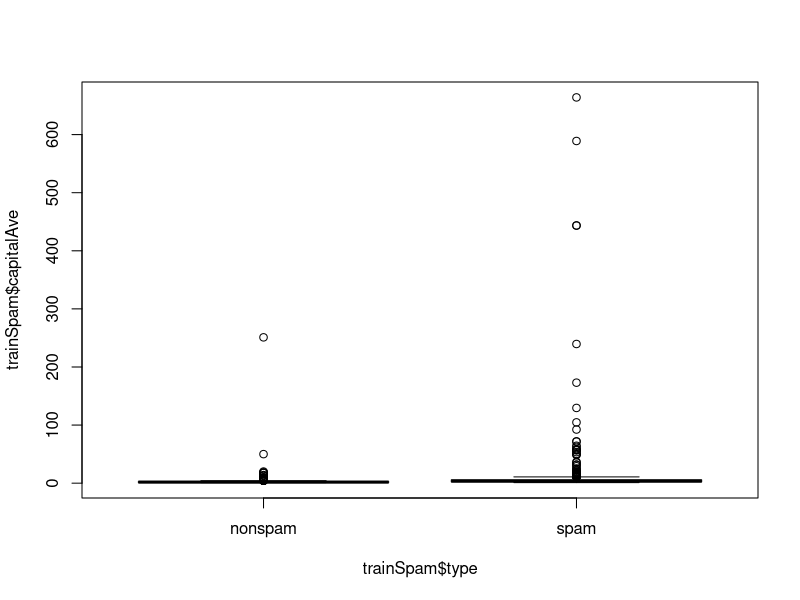
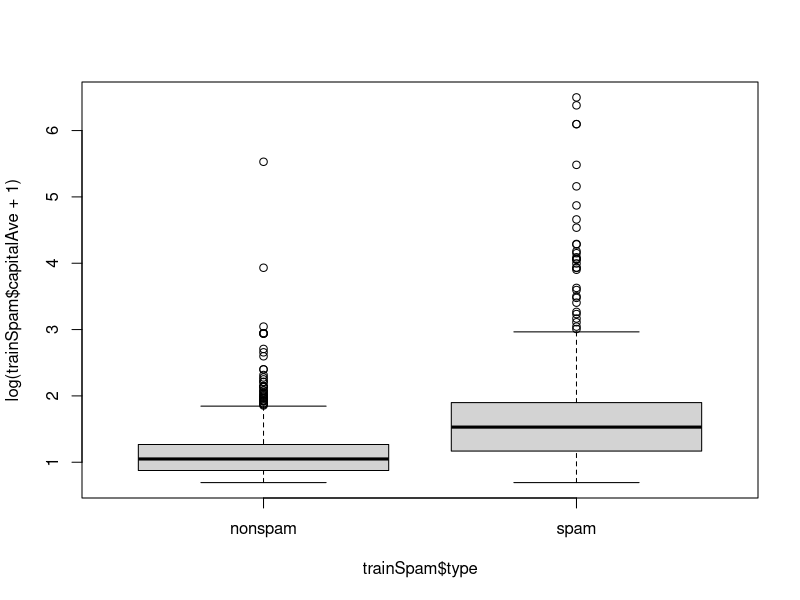
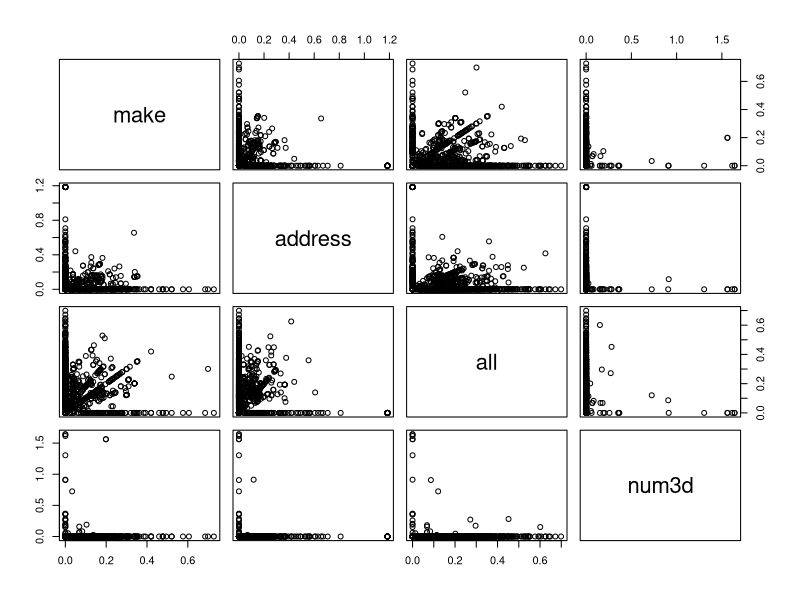
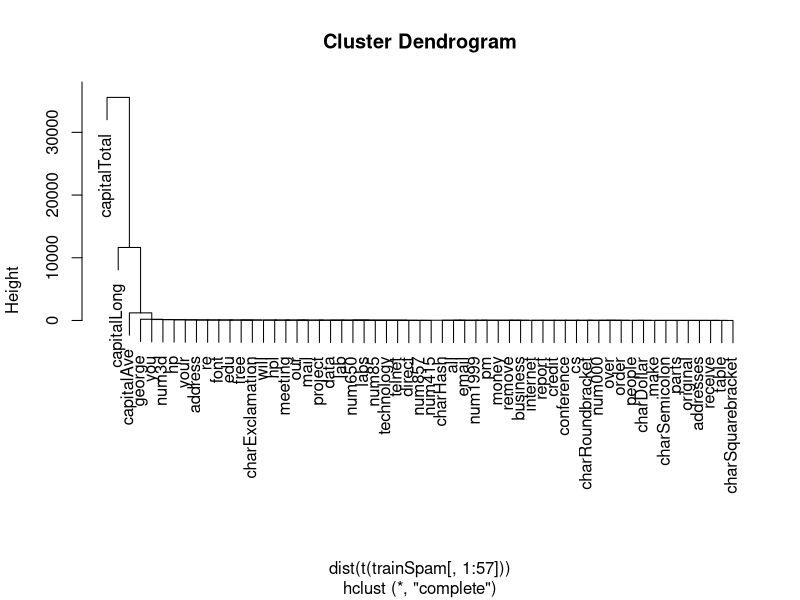
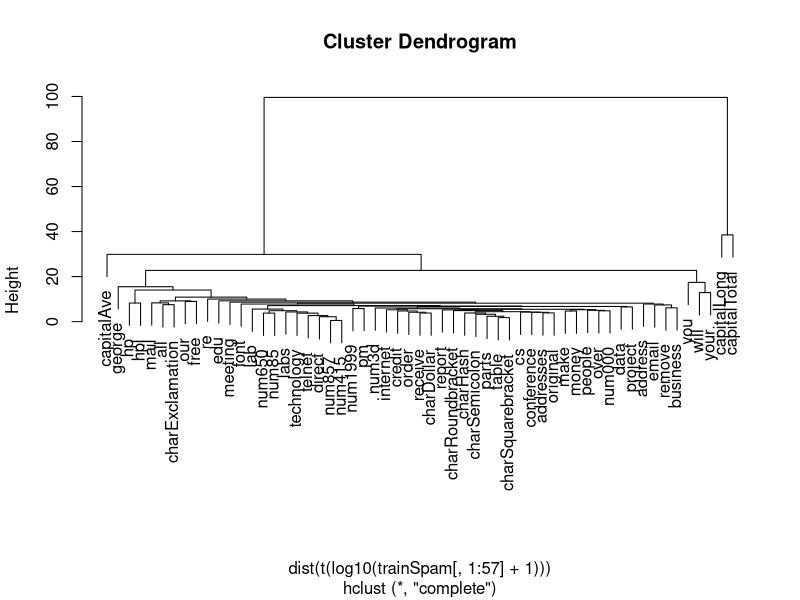

These figures' R source, in order:
install.packages('kernlab')
library(kernlab)
data(spam) # UCI spambase data

## subsampling
set.seed(3435)
trainIndicator = rbinom(4601, size = 1, prob = 0.5)
table(trainIndicator)
trainSpam = spam[trainIndicator == 1,]
testSpam = spam[trainIndicator == 0,]

## Exploratory Data Analysis
names(trainSpam)
head(trainSpam)
table(trainSpam$type)
#nonspam    spam 
#1381     906 
plot(trainSpam$capitalAve~trainSpam$type)# daya highly skewed
plot(log(trainSpam$capitalAve+1)~trainSpam$type)# spams more cpaitalAve
plot(log10(trainSpam[,1:4]+1))# some are not correlated
hCluster = hclust(dist(t(trainSpam[,1:57])))
plot(hCluster)
hClusterUpdated = hclust(dist(t(log10(trainSpam[,1:57]+1))))
plot(hClusterUpdated) #dendrogram of cluster features

## Statistical Prediction/Modeling
trainSpam$numType = as.numeric(trainSpam$type)-1
costFunction = function(x,y) sum(x !=(y>0.5))
cvError=rep(NA,55)
library(boot)
for (i in 1:55){
  lmFormula = reformulate(names(trainSpam)[i],response="numType")
  glmFit = glm(lmFormula, family = "binomial", data=trainSpam)
  cvError[i] = cv.glm(trainSpam,glmFit, costFunction,2)$delta[2]
}
## Which predictor has minimum cross-validated error?
names(trainSpam)[which.min(cvError)] #[1] "charDollar"

## Use the best model from the group
predictionModel=glm(numType~charDollar, family="binomial",data=trainSpam)

## get predictions on the test set
predictionTest=predict(predictionModel , testSpam)
predictedSpam = rep("nonspam", dim(testSpam)[1])

## classify as spam for those with prob > 0.5 (cut-off)
predictedSpam[predictionModel$fitted > 0.5] = "spam"

## classification table
table(predictedSpam, testSpam$type)
# predictedSpam nonspam spam
# nonspam    1346  458
# spam         61  449

## error rate
(61 + 458)/(1346 + 458 +61 +449) # 0.2242869

## Interpret model

# fraction of characters with dollar signs can be used
# to predict if an email is Spam
# > 6.6% dollar signs is classified as Spam
# test set error rate 22.4% and ~78% test set accuracy

## Challenge results
